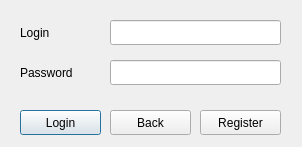
<?xml version="1.0" encoding="UTF-8"?>
<ui version="4.0">
 <class>auth</class>
 <widget class="QDialog" name="auth">
  <property name="geometry">
   <rect>
    <x>0</x>
    <y>0</y>
    <width>302</width>
    <height>147</height>
   </rect>
  </property>
  <property name="windowTitle">
   <string>Authorization</string>
  </property>
  <widget class="QLineEdit" name="login">
   <property name="geometry">
    <rect>
     <x>110</x>
     <y>20</y>
     <width>171</width>
     <height>25</height>
    </rect>
   </property>
  </widget>
  <widget class="QLineEdit" name="password">
   <property name="geometry">
    <rect>
     <x>110</x>
     <y>60</y>
     <width>171</width>
     <height>25</height>
    </rect>
   </property>
   <property name="echoMode">
    <enum>QLineEdit::Password</enum>
   </property>
  </widget>
  <widget class="QLabel" name="label">
   <property name="geometry">
    <rect>
     <x>20</x>
     <y>20</y>
     <width>67</width>
     <height>25</height>
    </rect>
   </property>
   <property name="text">
    <string>Login</string>
   </property>
  </widget>
  <widget class="QLabel" name="label_2">
   <property name="geometry">
    <rect>
     <x>20</x>
     <y>60</y>
     <width>67</width>
     <height>25</height>
    </rect>
   </property>
   <property name="text">
    <string>Password</string>
   </property>
  </widget>
  <widget class="QPushButton" name="loginb">
   <property name="geometry">
    <rect>
     <x>20</x>
     <y>110</y>
     <width>81</width>
     <height>25</height>
    </rect>
   </property>
   <property name="text">
    <string>Login</string>
   </property>
  </widget>
  <widget class="QPushButton" name="back">
   <property name="geometry">
    <rect>
     <x>110</x>
     <y>110</y>
     <width>81</width>
     <height>25</height>
    </rect>
   </property>
   <property name="text">
    <string>Back</string>
   </property>
  </widget>
  <widget class="QPushButton" name="create">
   <property name="geometry">
    <rect>
     <x>200</x>
     <y>110</y>
     <width>81</width>
     <height>25</height>
    </rect>
   </property>
   <property name="text">
    <string>Register</string>
   </property>
  </widget>
 </widget>
 <resources/>
 <connections/>
</ui>
